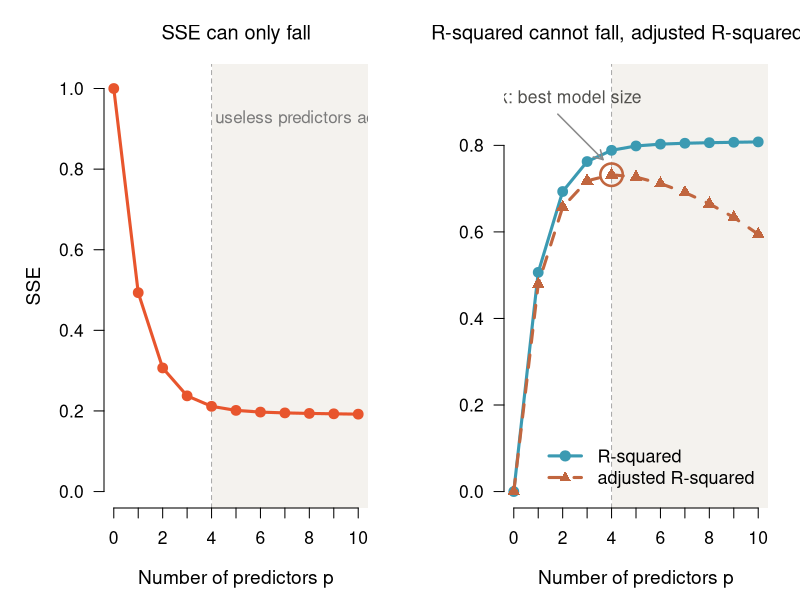

This chart was generated by the following R code:
# Date        : 2026-08-27
# Description : SCHEMATIC figure for the chapter 4 slide on R2, adjusted R2 and
#               SSE. Replaces an earlier version drawn from the ice cream data,
#               which could not show the point: all three of its predictors
#               carry information, so adjusted R2 rises at every step there and
#               the characteristic downturn never appears.
#
#               This figure is a CONCEPTUAL diagram, not a fit to data. Only the
#               R2 curve is stipulated - a rise that saturates near 0.80 plus a
#               small linear creep, which is what an uninformative predictor
#               buys. Everything else is DERIVED from it with the exact
#               definitions, so the three quantities stay mutually consistent:
#                 SSE      = SST * (1 - R2)                with SST fixed
#                 adj R2   = 1 - (1 - R2) * (n - 1)/(n - p - 1)
#               The downturn in adjusted R2 is therefore a consequence of the
#               formulas, not something drawn by hand.
# File        : make-r2-adjr2-schematic.R

options(digits = 10)

n    <- 20           # nominal sample size; the penalty (n-1)/(n-p-1) bites
                     # harder at small n, which is what makes the downturn legible
SST  <- 1            # SST is fixed by the data, so its scale is arbitrary here
pmax <- 10
pstar <- 4           # where the useful predictors run out, for the annotation

p  <- 0:pmax
# Stipulated: steep gain while the predictors carry information, then a plateau
# with only the small creep an uninformative variable always provides.
R2 <- 0.80 * (1 - exp(-p / 1.0)) + 0.0008 * p
SSE   <- SST * (1 - R2)
adjR2 <- 1 - (1 - R2) * (n - 1) / (n - p - 1)

tab <- data.frame(p = p, R2 = R2, adjR2 = adjR2, SSE = SSE)
print(tab, row.names = FALSE)
cat("\nadjusted R2 peaks at p =", p[which.max(adjR2)],
    " value =", max(adjR2), "\n")
cat("R2 is non-decreasing?  ", all(diff(R2) >= 0), "\n")
cat("SSE is non-increasing? ", all(diff(SSE) <= 0), "\n")
cat("adj R2 falls after the peak? ",
    all(diff(adjR2[which.max(adjR2):length(adjR2)]) < 0), "\n")

out <- "../../../output/agent/2026-08-27"
dir.create(out, showWarnings = FALSE, recursive = TRUE)
png(file.path(out, "fig-m01-r2-adjr2-sse.png"),
    width = 2100, height = 950, res = 150)

par(mfrow = c(1, 2), mar = c(4.6, 5.2, 3.2, 1.6), family = "sans",
    cex.lab = 1.15, cex.axis = 1.05)

shade <- function() {
  # Mark the region where the predictors being added are useless.
  u <- par("usr")
  rect(pstar, u[3], u[2], u[4], col = "#f4f2ee", border = NA)
  abline(v = pstar, lty = 2, col = "#a8a8a8")
}

# --- left panel: SSE ------------------------------------------------------
plot(p, SSE, type = "n", las = 1, bty = "n", xaxt = "n",
     xlab = "Number of predictors p", ylab = "SSE",
     main = "SSE can only fall", cex.main = 1.2, font.main = 1,
     ylim = c(0, SST * 1.02))
shade()
axis(1, at = p)
lines(p, SSE, col = "#e8552d", lwd = 3)
points(p, SSE, pch = 19, col = "#e8552d", cex = 1.3)
text(pstar + 0.15, SST * 0.93, adj = c(0, 0.5), col = "#7a7a7a", cex = 1.02,
     labels = "useless predictors added")

# --- right panel: R2 and adjusted R2 --------------------------------------
plot(p, R2, type = "n", las = 1, bty = "n", xaxt = "n",
     xlab = "Number of predictors p", ylab = "",
     main = "R-squared cannot fall, adjusted R-squared can",
     cex.main = 1.2, font.main = 1, ylim = c(0, 0.95))
shade()
axis(1, at = p)
lines(p, R2, col = "#3b9ab2", lwd = 3)
points(p, R2, pch = 19, col = "#3b9ab2", cex = 1.3)
lines(p, adjR2, col = "#c1663f", lwd = 3, lty = 2)
points(p, adjR2, pch = 17, col = "#c1663f", cex = 1.3)

kmax <- which.max(adjR2)
points(p[kmax], adjR2[kmax], pch = 1, col = "#c1663f", cex = 3.0, lwd = 2.5)
arrows(p[kmax] - 2.2, adjR2[kmax] + 0.14, p[kmax] - 0.35, adjR2[kmax] + 0.035,
       length = 0.10, col = "#8a8a8a", lwd = 1.5)
text(p[kmax] - 2.3, adjR2[kmax] + 0.165, adj = c(0.5, 0), col = "#52514e",
     cex = 1.05, labels = "peak: best model size")

legend("bottomright", bty = "n", cex = 1.08, inset = c(0.02, 0.02),
       legend = c("R-squared", "adjusted R-squared"),
       lty = c(1, 2), lwd = c(3, 3), pch = c(19, 17),
       col = c("#3b9ab2", "#c1663f"))

dev.off()
cat("\nfile written:", file.path(out, "fig-m01-r2-adjr2-sse.png"), "\n")
